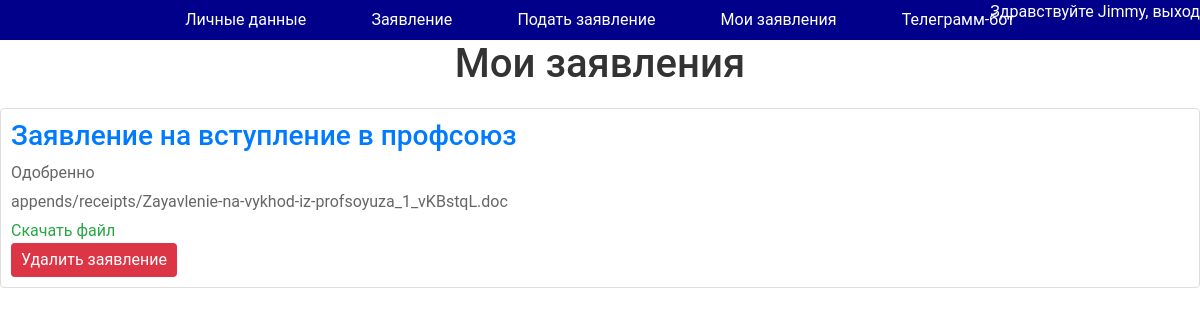
The page /accaunt/my_appends/ (signed in) on the database as committed earlier.
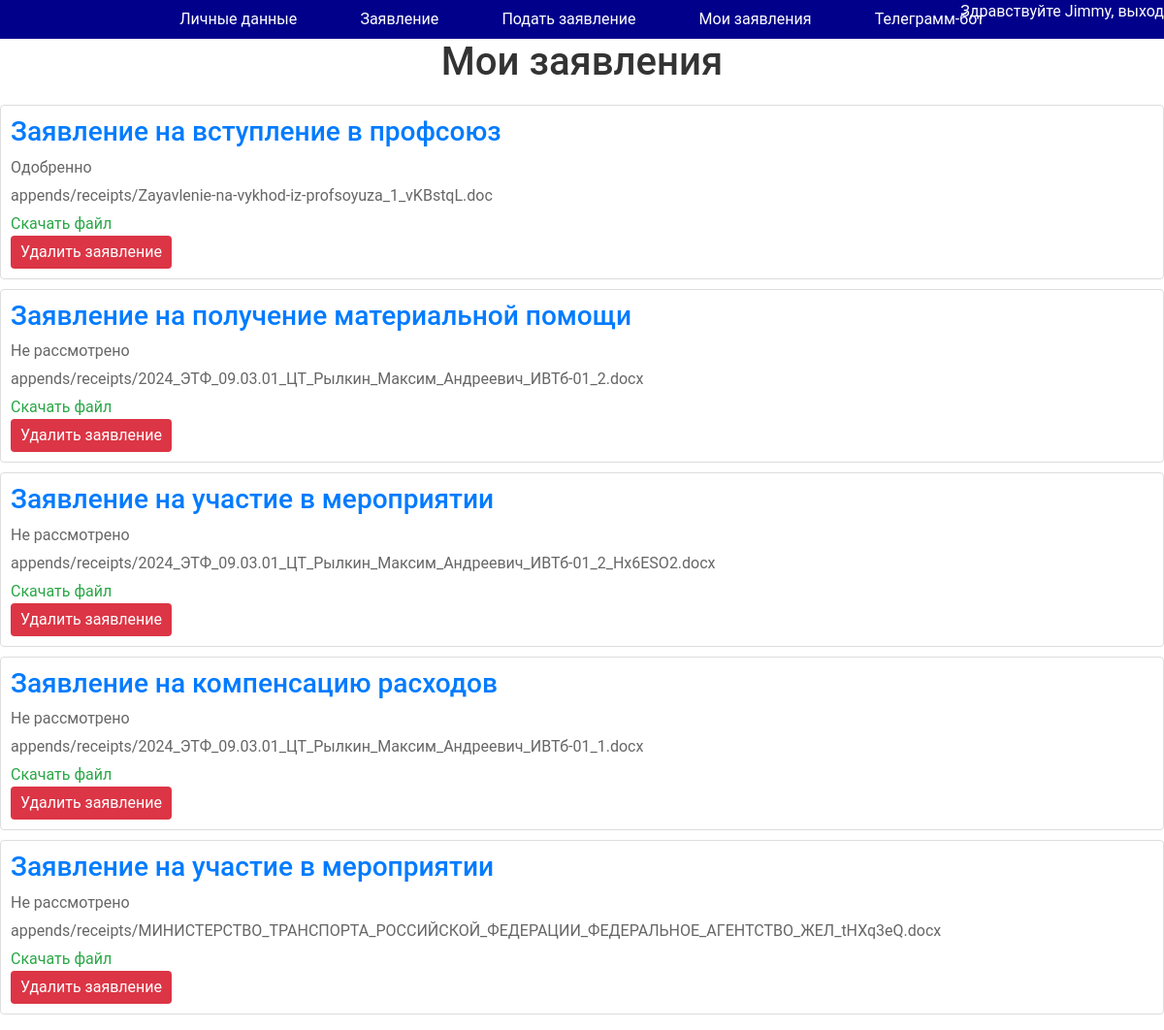
The same page on the database as committed later.
### myauth/models.py (models this page shows)
class Appends(models.Model):
    user = models.ForeignKey(User, on_delete=models.CASCADE)
    description = models.ForeignKey(Description,null=True, on_delete=models.CASCADE)
    file = models.FileField(null=True ,upload_to='appends/receipts/')
    decision = models.ForeignKey(Decision,null=True, on_delete=models.CASCADE)
    commentary = models.TextField(null=True, max_length=1000)
    created_at = models.DateTimeField(auto_now_add=True)

class Description(models.Model):
    text = models.CharField(max_length=100)
    def __str__(self):
        return self.text

class Decision(models.Model):
    text = models.CharField(max_length=100)
    def __str__(self):
        return self.text

### myauth/views.py (the view)
# urls.py: path("my_appends/", MyAppends.as_view(), name="my_appends"),
class MyAppends(LoginRequiredMixin, ListView):
    model = Appends
    template_name = "myauth/my_appends.html"
    def get_queryset(self):
        return Appends.objects.filter(user=self.request.user)

### appearance/context_processors.py (called while the page is built)
def login_form(request):
    return {'login_form': UserLoginForm()}

### myauth/templates/myauth/my_appends.html (shortened to what this page needs)
{% extends 'myauth/base.html' %}
{% block body %}
    <h1>Мои заявления</h1>
    <ul>
        {% for append in object_list %}
        <li>
            <h3>{{ append.description }}</h3>
            <p>{{ append.decision }}</p>
            <p>{{ append.file }}</p>
            <a href="{{ append.file.url }}" download>Скачать файл</a>
            <form action="{% url 'myauth:delete_append' append.pk %}" method="post">
                <button type="submit">Удалить заявление</button>
            </form>
        </li>
        {% endfor %}
    </ul>
{% endblock %}

Rows that differ between the two databases and show on the page:
added Appends: description "Заявление на получение материальной помощи", decision "Не рассмотрено", file "appends/receipts/2024_ЭТФ_09.03.01_ЦТ_Рылкин_Максим_Андреевич_ИВТб-01_2.docx"
added Appends: description "Заявление на участие в мероприятии", decision "Не рассмотрено", file "appends/receipts/2024_ЭТФ_09.03.01_ЦТ_Рылкин_Максим_Андреевич_ИВТб-01_2_Hx6ESO2.docx"
added Appends: description "Заявление на компенсацию расходов", decision "Не рассмотрено", file "appends/receipts/2024_ЭТФ_09.03.01_ЦТ_Рылкин_Максим_Андреевич_ИВТб-01_1.docx"
added Appends: description "Заявление на участие в мероприятии", decision "Не рассмотрено", file "appends/receipts/МИНИСТЕРСТВО_ТРАНСПОРТА_РОССИЙСКОЙ_ФЕДЕРАЦИИ_ФЕДЕРАЛЬНОЕ_АГЕНТСТВО_ЖЕЛ_tHXq3eQ.docx"
